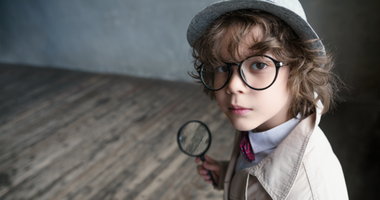
#> input picture colour_image.png, 380 x 200 px, shrunk from 760 x 400 before the run, found by its file name
$ jupyter execute Edge_detection.ipynb
#> lines starting #> are read from the running program, lines starting #| are printed output that depends on the picture
# **Edge_detection**

[cell 1]
import cv2
import numpy as np
from google.colab.patches import cv2_imshow

original_image = cv2.imread('/content/drive/MyDrive/Computer_vision/Images/colour_image.png')
#> original_image is the input picture: shape (200, 380, 3); mean B, G, R 93.1, 94.7, 96.7

#convert color to gray scale image
gray_scale_image = cv2.cvtColor(original_image,cv2.COLOR_BGR2GRAY)
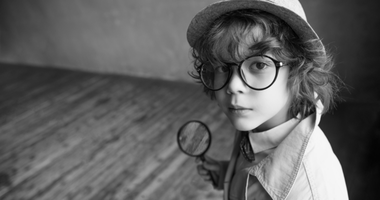
#> gray_scale_image: shape (200, 380); min 0, max 255, mean 95.2

#or we can convert colour image to gray scale image while reading it in imread()
# gray_image = cv2.imread('/content/drive/MyDrive/Computer_vision/Images/colour_image.png',cv2.IMREAD_GRAYSCALE)

kernel = np.array([[0,1,0],
                   [1,-4,1],
                   [0,1,0]])


result_image = cv2.filter2D(gray_scale_image, -1, kernel)
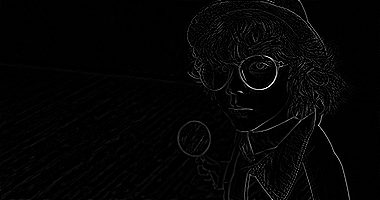
#> result_image: shape (200, 380); min 0, max 255, mean 4.7

#the above kernel is also known as laplacian kernal
result_image_without_kernal = cv2.Laplacian(gray_scale_image,-1)

print("original_image")
cv2_imshow(original_image)

print("gray_scale_image")
cv2_imshow(gray_scale_image)

# print("gray_image")
# cv2_imshow(gray_image)

print("result_image")
cv2_imshow(result_image)

print("result_image_without_kernal")
cv2_imshow(result_image_without_kernal)


cv2.waitKey(0)
cv2.destroyAllWindows()

# **Vertical Edge Detection**

[cell 2]
import cv2
import numpy as np
from google.colab.patches import cv2_imshow

original_image = cv2.imread('/content/drive/MyDrive/Computer_vision/Images/building.jpg',cv2.IMREAD_GRAYSCALE)
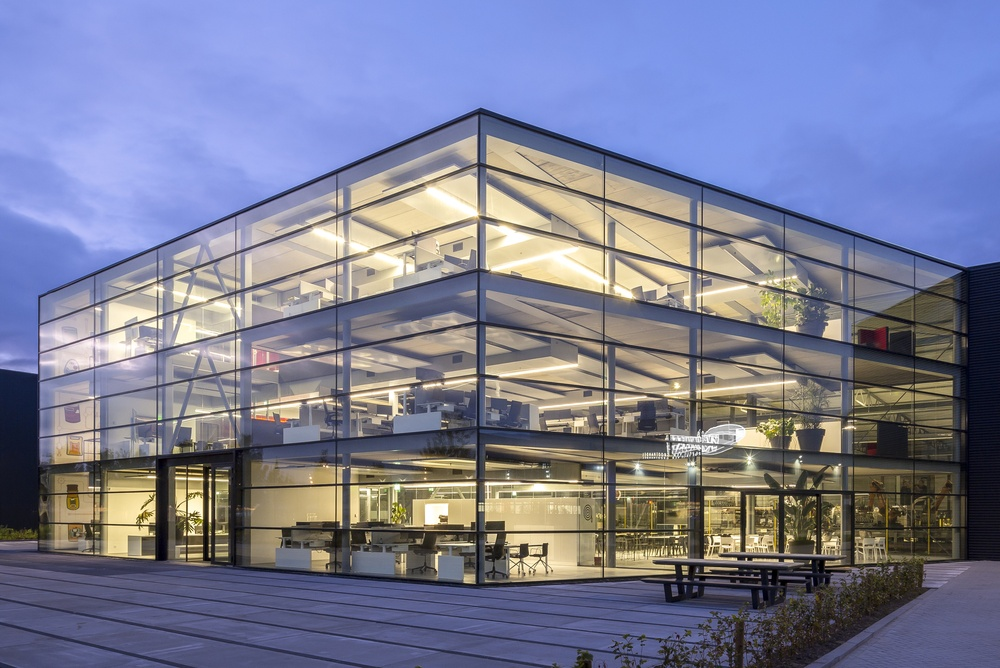
#> input picture building.jpg, 1000 x 668 px, shrunk from 2000 x 1337 before the run, found by its file name
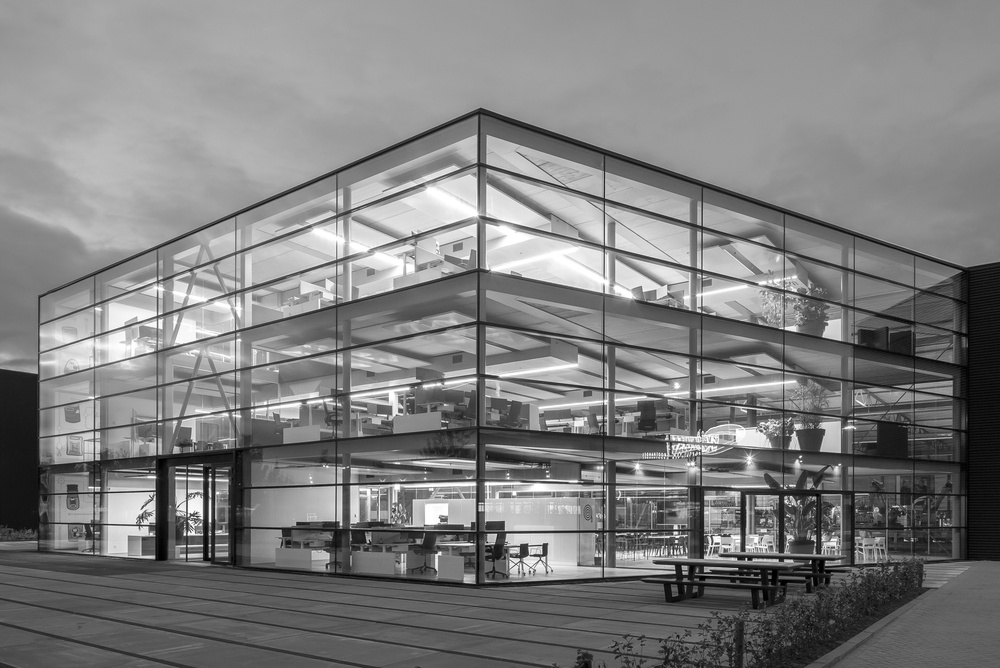
#> original_image: shape (668, 1000); min 0, max 255, mean 127


kernel = np.array([[-1,0,1],
                   [-1,0,1],
                   [-1,0,1]])

result_image = cv2.filter2D(original_image, -1, kernel)
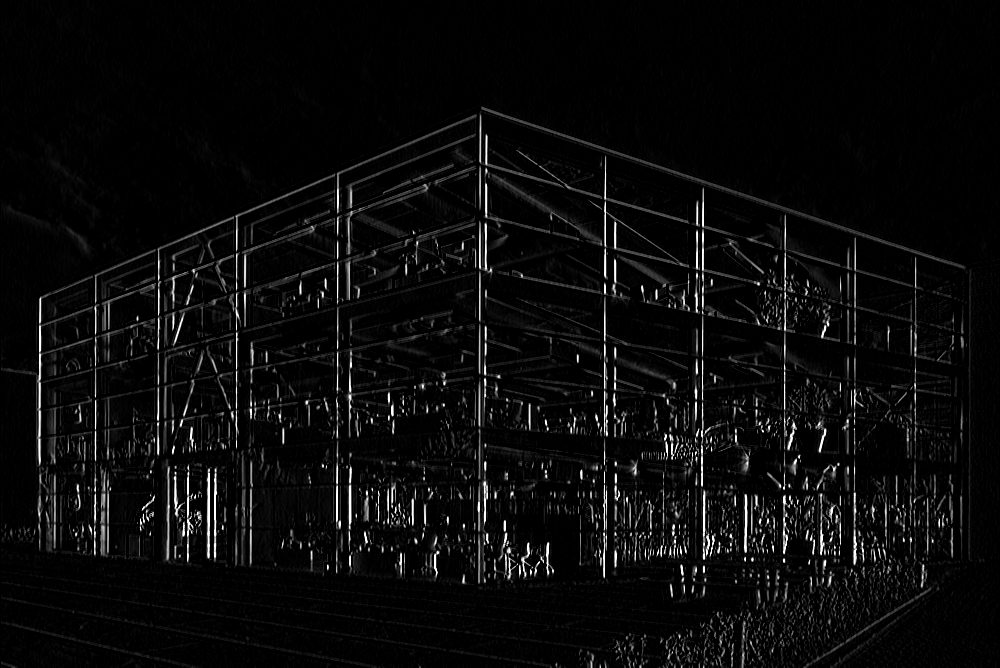
#> result_image: shape (668, 1000); min 0, max 255, mean 10.6

print("original_image")
cv2_imshow(original_image)

print("result_image")
cv2_imshow(result_image)

cv2.waitKey(0)
cv2.destroyAllWindows()

# **Horizontal Edge Detection**

[cell 3]
import cv2
import numpy as np
from google.colab.patches import cv2_imshow

original_image = cv2.imread('/content/drive/MyDrive/Computer_vision/Images/building.jpg',cv2.IMREAD_GRAYSCALE)


kernel = np.array([[-1,-1,-1],
                   [0,0,0],
                   [1,1,1]])

result_image = cv2.filter2D(original_image, -1, kernel)
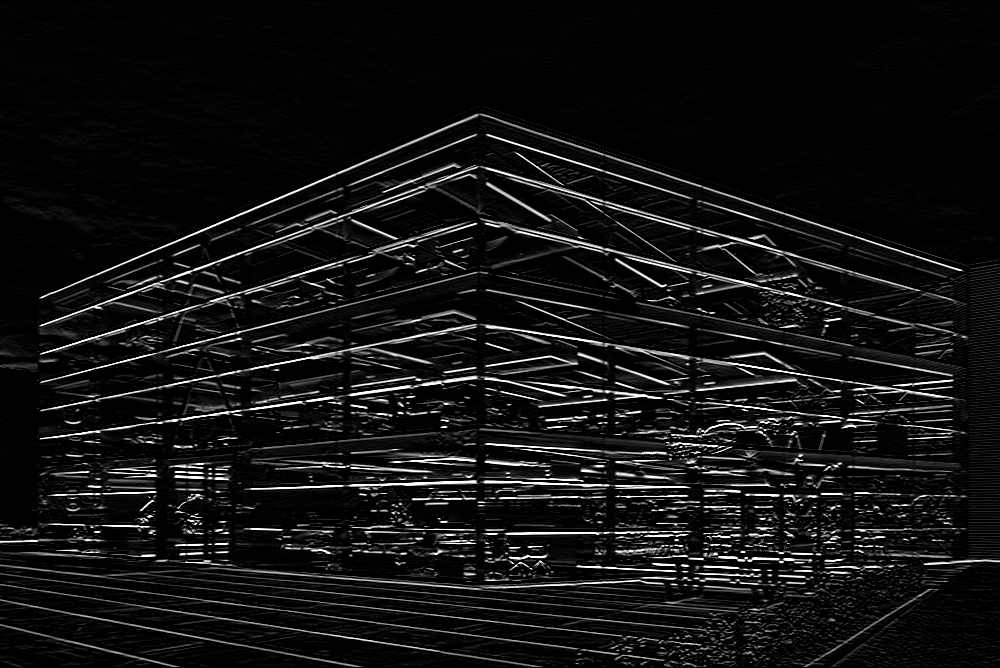
#> result_image: shape (668, 1000); min 0, max 255, mean 18.5

print("original_image")
cv2_imshow(original_image)

print("result_image")
cv2_imshow(result_image)

cv2.waitKey(0)
cv2.destroyAllWindows()
